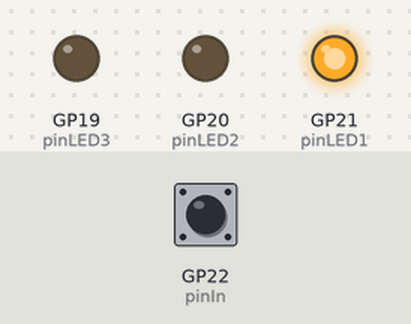
Recording of a program running on a simulated Raspberry Pi Pico running MicroPython. Parts: output pins drawn as LEDs (lit = HIGH). Dashed ring = blinking. Inputs (shaded band) come from the test bench; at power-on: GP22 (pinIn) LOW.

Above: at 1.2 s.
1.3 s: GP22 (pinIn) pulsed HIGH 5 times (0.12 s each, 0.3 s apart)
At 2.57 s:
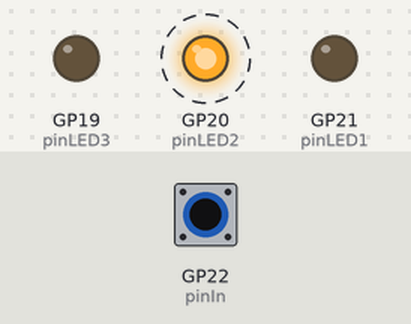
At 4.2 s:
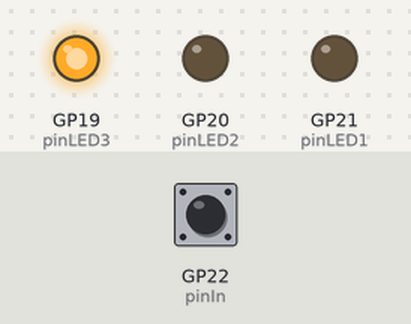
Timing chart, 0 to 5.7 s (numbered marks = the images above; inputs shaded):
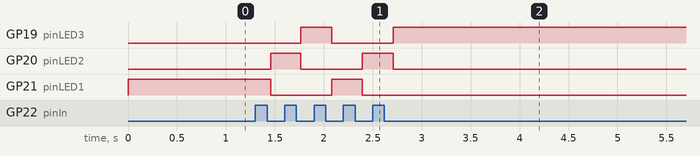

Measured:
- after the input at 1.3 s, GP19 (pinLED3): LOW → HIGH after 0.47 s, → LOW 0.31 s later, → HIGH 0.63 s later; GP20 (pinLED2): alternates HIGH for 0.31 s and LOW for 0.63 s, 4 changes in all, then stays LOW, starting after 0.16 s; GP21 (pinLED1): HIGH → LOW after 0.16 s, → HIGH 0.62 s later, → LOW 0.31 s later

The program:

fsmring.py
```python
from machine import Pin
import time
pinIn = Pin(22, Pin.IN)
pinLED1 = Pin(21, Pin.OUT)
pinLED2 = Pin(20, Pin.OUT)
pinLED3 = Pin(19, Pin.OUT)
pinLED1.on()
pinLED2.off()
pinLED3.off()
s = 0
buttonState = pinIn.value()
while True:
    buttonNow = pinIn.value()
    edge = buttonState-buttonNow
    buttonState = buttonNow
    t = time.ticks_add(time.ticks_us(), 1000*100)
    if s == 0:
        if edge == 1:
            s = 1
            pinLED1.off()
            pinLED2.on()
            pinLED3.off()

    elif s == 1:
        if edge == 1:
            s = 2
            pinLED1.off()
            pinLED2.off()
            pinLED3.on()
    elif s == 2:
        if edge == 1:
            s = 0
            pinLED1.on()
            pinLED2.off()
            pinLED3.off()
    else:
        s = 0
    while time.ticks_us() < t:
        pass
```
